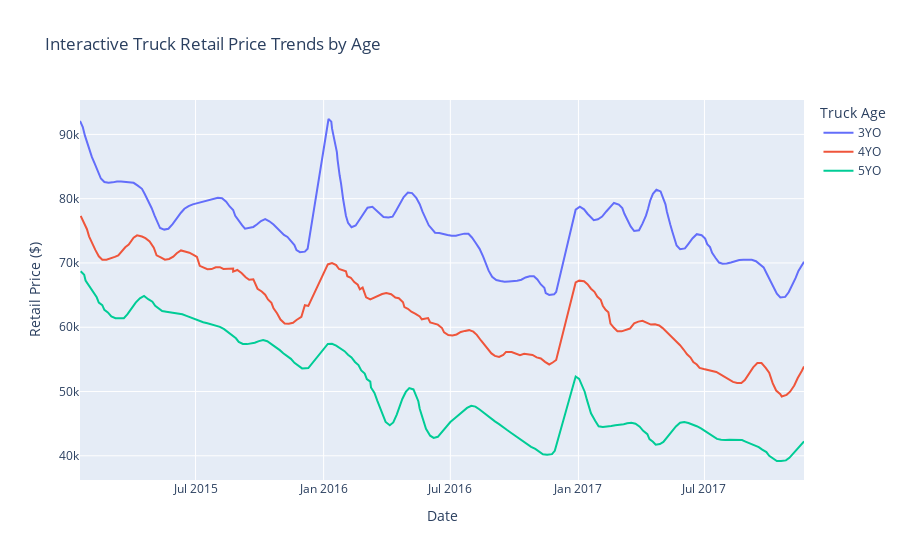

Notebook source saved alongside this figure:
### Code cell
# Interactive plotting with Plotly
# Combine all dataframes into one for Plotly
combined_data = []

for age, df in dfs.items():
    df_copy = df.copy()
    df_copy['Age'] = age
    combined_data.append(df_copy)

if combined_data:
    combined_df = pd.concat(combined_data, ignore_index=True)
    
    fig = px.line(combined_df, x='Date', y='Price', color='Age', 
                 title='Interactive Truck Retail Price Trends by Age',
                 labels={'Price': 'Retail Price ($)', 'Date': 'Date'},
                 line_shape='linear', render_mode='svg')
    
    fig.update_layout(
        xaxis_title='Date',
        yaxis_title='Retail Price ($)',
        legend_title='Truck Age',
        hovermode='closest'
    )
    
    fig.show()
else:
    print("No data available to plot.")

### Figure 1 — Plotly figure (JSON) as saved in the notebook; plotly's stock layout.template omitted (floating-point values rounded to 4 significant figures; data arrays with more than 128 entries replaced by an {"elided": "..."} marker saying what was removed)
{"data": [{"hovertemplate": "Age=3YO<br>Date=%{x}<br>Retail Price ($)=%{y}<extra></extra>", "legendgroup": "3YO", "line": {"color": "#636efa", "dash": "solid", "shape": "linear"}, "marker": {"symbol": "circle"}, "mode": "lines", "name": "3YO", "orientation": "v", "showlegend": true, "type": "scatter", "x": {"elided": "202 str values"}, "xaxis": "x", "y": {"elided": "202 float values"}, "yaxis": "y"}, {"hovertemplate": "Age=4YO<br>Date=%{x}<br>Retail Price ($)=%{y}<extra></extra>", "legendgroup": "4YO", "line": {"color": "#EF553B", "dash": "solid", "shape": "linear"}, "marker": {"symbol": "circle"}, "mode": "lines", "name": "4YO", "orientation": "v", "showlegend": true, "type": "scatter", "x": {"elided": "183 str values"}, "xaxis": "x", "y": {"elided": "183 float values"}, "yaxis": "y"}, {"hovertemplate": "Age=5YO<br>Date=%{x}<br>Retail Price ($)=%{y}<extra></extra>", "legendgroup": "5YO", "line": {"color": "#00cc96", "dash": "solid", "shape": "linear"}, "marker": {"symbol": "circle"}, "mode": "lines", "name": "5YO", "orientation": "v", "showlegend": true, "type": "scatter", "x": {"elided": "187 str values"}, "xaxis": "x", "y": {"elided": "187 float values"}, "yaxis": "y"}], "layout": {"hovermode": "closest", "legend": {"title": {"text": "Truck Age"}, "tracegroupgap": 0}, "title": {"text": "Interactive Truck Retail Price Trends by Age"}, "xaxis": {"anchor": "y", "domain": [0, 1], "title": {"text": "Date"}}, "yaxis": {"anchor": "x", "domain": [0, 1], "title": {"text": "Retail Price ($)"}}}}
